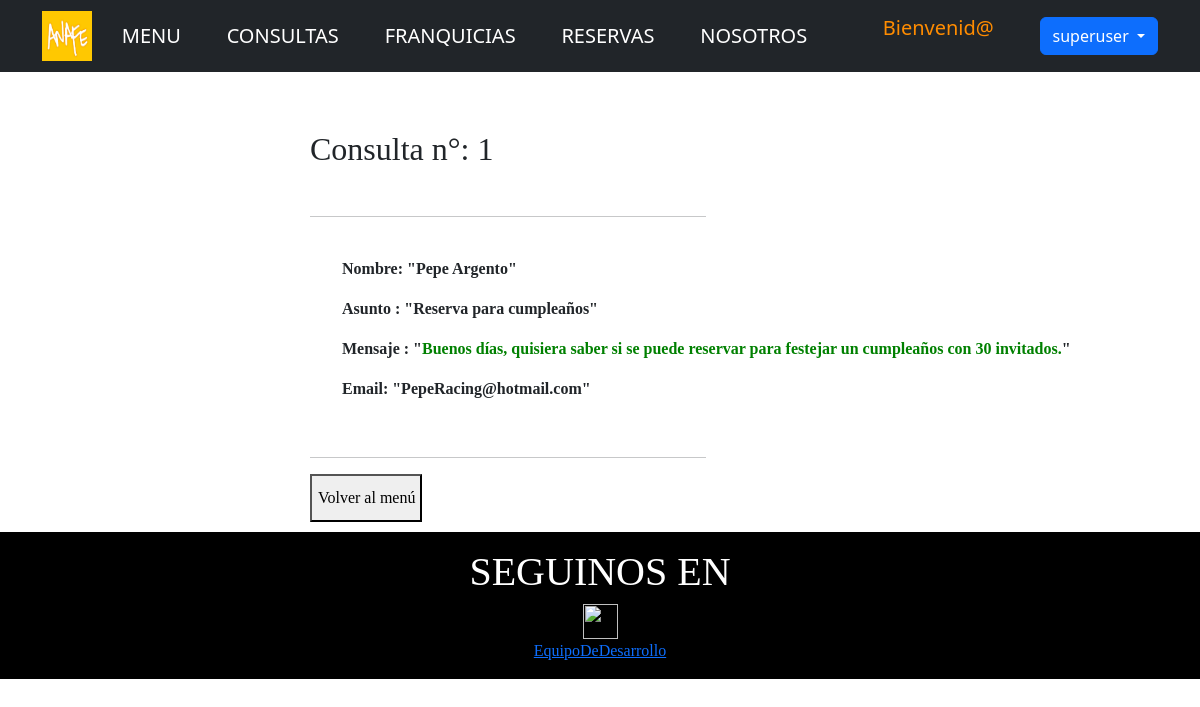
The page /App_Resto/consulta-detallar/1 (signed in) on the database its author committed.
### App_Resto/models.py (models this page shows, shortened)
class Consulta(models.Model):
    nombre = models.CharField(max_length=50)
    asunto = models.CharField(max_length=50)
    email = models.EmailField()
    mensaje = models.CharField(max_length=200)
    class Meta():
        verbose_name = 'Consulta'
        verbose_name_plural = 'Consultas'

### App_Resto/views.py (the view)
# urls.py: path('consulta-detallar/<int:pk>', consultaDetailView.as_view(), name="ConsultaDetallar"),
class consultaDetailView(LoginRequiredMixin, DetailView):
    model = Consulta
    template_name = "consulta-detallar.html"

### App_Resto/templates/consulta-detallar.html
{% extends 'padre.html' %}
{% load static %}
{% block bloqueQueCambia %}
<!DOCTYPE html>
<html lang="en">
<head>
</head>
<body>
<br><br>
  <div style="padding: 10px; font-family: garamond; margin-left: 25%;">
    <h2>Consulta n°: {{object.id}}</h2><br>
    <hr width="45%"><br>
    <ul>
    <p><b>Nombre: "{{object.nombre}}"</b></p>
  <p><b>Asunto : "{{object.asunto}}"</b></p>
  <p><b>Mensaje : "<span style="color: green;">{{object.mensaje}}</span>"</b></p>
  <p><b>Email: "{{object.email}}"</b></p>
</ul>
  <br>
  <hr width="45%">
  <button style="font-size: 1em; width: 14ch; height: 6ch;"><a style="font-size: 1em" class="navbar-brand" href="{% url 'ConsultaListar' %}">Volver al menú</a></button>
</div>
</body>
</html>
{% endblock bloqueQueCambia %}

### App_Resto/templates/padre.html (shortened to what this page needs)
<!DOCTYPE html>
<html lang="en">
    <head>
        {% load static %}
        <link href="https://cdn.jsdelivr.net/npm/bootstrap@5.2.0/dist/css/bootstrap.min.css" rel="stylesheet">
    </head>
    <body style ="margin-left: 0em; margin-right: 0em">
        <nav class="navbar navbar-dark bg-dark static-top">
            <div class="container">
                <a href="{% url 'Inicio' %}"><img src="{% static 'assets/img/pann.png' %}" width="50" height="50" ></a>
                <a class="navbar-brand" href="{% url 'MenuUsuario' %}">MENU</a>
                <a class="navbar-brand" href="{% url 'ConsultaCrear' %}">CONSULTAS</a>
                <a class="navbar-brand" href="{% url 'FranquiciaCrear' %}">FRANQUICIAS</a>
                <a class="navbar-brand" href="{% url 'ReservaCrear' %}">RESERVAS</a>
                <a class="navbar-brand" href="{% url 'Nosotros' %}">NOSOTROS</a>
<br>
                {% if user.is_authenticated %}
                    <p style="color:darkorange;padding-top: 0.3125rem; padding-bottom: 0.3125rem; margin-right: 1rem; font-size: 1.25rem; text-decoration: none; white-space: nowrap;">Bienvenid@
                      <div class="btn-group">
                        <button type="button" class="btn btn-primary dropdown-toggle" data-bs-toggle="dropdown" aria-expanded="false">
                          {{user.username}}
                        </button>
                      </div>
                {% else %}
                    <a class="btn btn-primary" href="{% url 'Login' %}" >LOGIN</a>
                {% endif %}
            </div>
        </nav>
    </body>
    {% block bloqueQueCambia %}
    {% endblock bloqueQueCambia %}
  <div class="footer">
    <footer>
      <center>
        <H1>SEGUINOS EN </H1><a href="https://www.instagram.com/anafe.ba/"><img src="{% static 'assets/img/ig.png' %}" alt="" width="35" height="35" /></a>
        <br>
        <a href="{% url 'About' %}">EquipoDeDesarrollo</a>
      </center>
    </footer>
  </div>
</html>

### App_Resto/templates/padre.html (style rules this page uses)
footer { background-color: rgba(0, 0, 0, 0.555); color: white; padding: 1em 0; bottom: 0; width: 100%; font-family: garamond; }
.footer { left: 0px; bottom: 0px; width: 100%; background-color: rgb(0, 0, 0); color: white; text-align: center; margin-top:auto; }

### rows shown on the page
Consulta: id "1", nombre "Pepe Argento", asunto "Reserva para cumpleaños", mensaje "Buenos días, quisiera saber si se puede reservar para festejar un cumpleaños con 30 invitados.", email "PepeRacing@hotmail.com"

### other values the page prints
{{ user.username }} "superuser"
